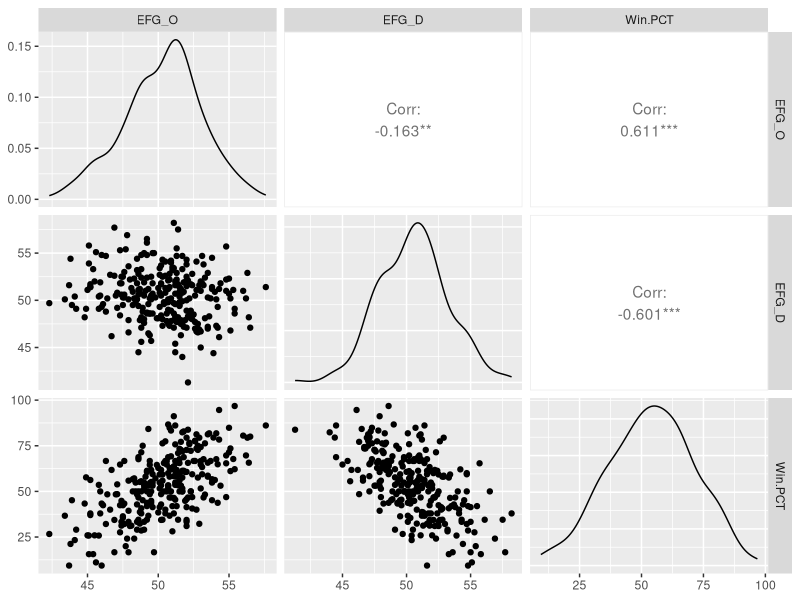
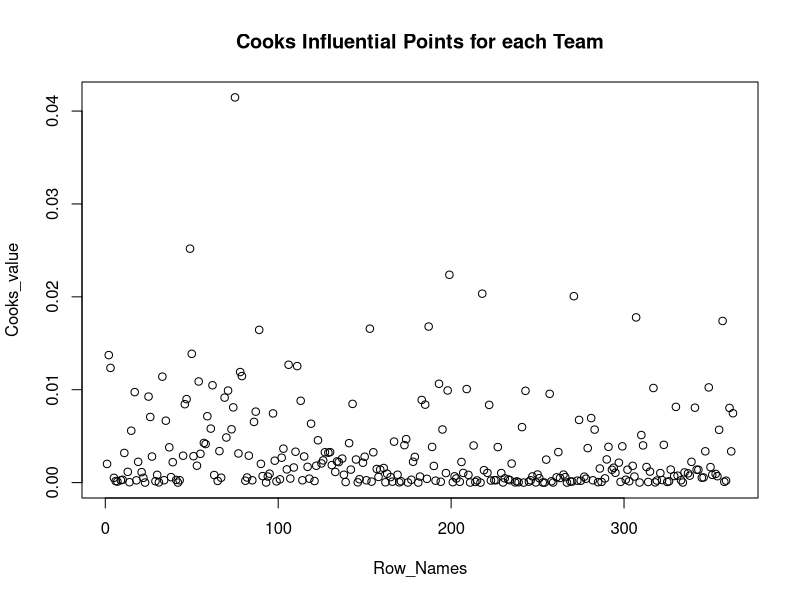

These charts were generated, in order, by the following R code:
## ---- chunk 1
knitr::opts_chunk$set(echo = TRUE)
## ---- chunk 2
#Reading and seeing the CSV file we used.
CBB <- read.csv('PSTAT126ProjectCBB.csv')
cor(CBB$Win.PCT, y=CBB$EFG_O)
cor(CBB$Win.PCT, y=CBB$EFG_D)
## ---- chunk 3
# Removing Every 4 rows to set aside
rows_to_remove <- seq(4, nrow(CBB), by = 4)
cbb_indexed <- CBB[-rows_to_remove, ]
## ---- chunk 4
library(ggplot2)
library(GGally)

columns <- c("EFG_O", "EFG_D", "Win.PCT")

ggpairs(cbb_indexed[, columns])
## ---- chunk 5
linear_model_1 <- lm(Win.PCT ~ EFG_O + TORD + ORB, data = cbb_indexed)
summary(linear_model_1)
anova(linear_model_1)
## ---- chunk 6
library(broom)
inf <- augment(linear_model_1)
Cooks_value <- inf$.cooksd
Row_Names <- inf$.rownames
plot(Row_Names, Cooks_value, main = 'Cooks Influential Points for each Team')
## ---- chunk 7
confidence_interval_all <- t.test(cbb_indexed$Win.PCT, conf.level = 0.95)$conf.int
confidence_interval_all

predictions <- predict(linear_model_1, newdata = cbb_indexed, interval = "prediction")
confidence <- predict(linear_model_1, newdata = cbb_indexed, interval = "confidence")
min_pred <- predictions[which.min(predictions[, 1])]
min_conf<-confidence[which.min(confidence[, 1])]
max_conf<-confidence[which.max(confidence[, 1])]
max_pred<-predictions[which.max(predictions[, 1])]

